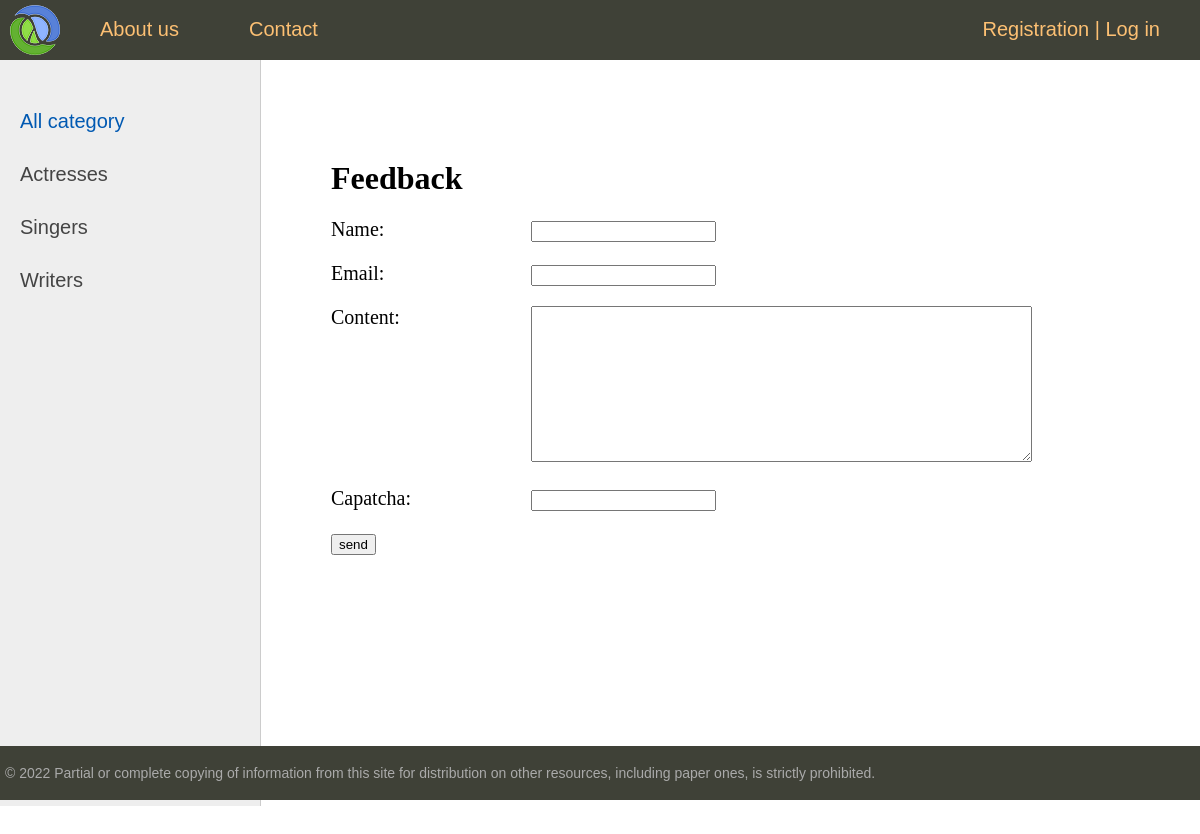
Page /contact/ on the committed database.
### women/models.py (models this page shows, shortened)
class Category(models.Model):
    name = models.CharField(max_length=100, db_index=True, verbose_name='Categories')
    slug = models.SlugField(max_length=255, unique=True, db_index=True, verbose_name='URL')
    def get_absolute_url(self):
        return reverse('category', kwargs={'cat_slug': self.slug})
    class Meta:
        verbose_name = 'Category'
        verbose_name_plural = 'Categories'
        ordering = ['id']

### women/views.py (the view, shortened to what this page needs)
# urls.py: path('contact/', ContactFormView.as_view(), name='contact'),
class ContactFormView(DataMixin, FormView):
    form_class = ContactForm
    template_name = 'women/contact.html'
    success_url = reverse_lazy('home')
    def get_context_data(self, *, object_list=None, **kwargs):
        context = super().get_context_data(**kwargs)
        c_def = self.get_user_context(title='Feedback')
        return dict(list(context.items()) + list(c_def.items()))

### women/forms.py
class ContactForm(forms.Form):
    name = forms.CharField(label='Name', max_length=255)
    email = forms.EmailField(label='Email')
    content = forms.CharField(widget=forms.Textarea(attrs={'cols': 60, 'rows': 10}))
    content = forms.CharField(widget=forms.Textarea(attrs={'cols': 60, 'rows': 10}))
    capatcha = CaptchaField()

### women/utils.py (called while the page is built)
    def get_user_context(self, **kwargs):
        context = kwargs
        cats = cache.get('cats')
        if not cats:
            cats = Category.objects.annotate(Count('women'))
            cache.set('cats', cats, 60)
        user_menu = menu.copy()
        if not self.request.user.is_authenticated:  # check authenti
            user_menu.pop(1)
        context['menu'] = user_menu
        context['cats'] = cats
        if 'cat_selected' not in context:
            context['cat_selected'] = 0
        return context

### women/templates/women/contact.html (shortened to what this page needs)
{% extends 'women/base.html' %}
{% block content %}
<h1>{{title}}</h1>
<form method="post">
{% for f in form %}
    <p><label class="form-label" for="{{ f.id_for_label }}">{{f.label}}: </label>{{ f }}</p>
{% endfor %}
    <button type="submit">send</button>
</form>
{% endblock %}

### women/templates/women/base.html (shortened to what this page needs)
{% load static %}
{% load women_tags %}
<!DOCTYPE html>
<html>
<head>
	<link type="text/css" href="{% static 'women/css/styles.css' %}" rel="stylesheet" />
</head>
<body>
<table class="table-page" border=0 cellpadding="0" cellspacing="0">
<tr><td valign=top>
{% block mainmenu %}
		<div class="header">
			<ul id="mainmenu" class="mainmenu">
			<li class="logo"><a href="{% url 'home' %}"><div class="logo"></div></a></li>
{% for m in menu %}
			<li><a href="{% url m.url_name %}">{{m.title}}</a></li>
{% endfor %}
{% if request.user.is_authenticated %}
		<li class="last">{{user.username}} | <a href="{% url 'logout' %}">Log out</a>
{% else %}
		<li class="last"><a href="{% url 'register' %}">Registration</a> | <a href="{% url 'login' %}">Log in</a></li>
{% endif %}
</ul>
		</div>
{% endblock mainmenu %}
<table class="table-content" border=0 cellpadding="0" cellspacing="0">
<tr>
	<td valign="top" class="left-chapters">
	<ul id="leftchapters">
{% if cat_selected == 0 %}
		<li class="selected">All category</li>
{% else %}
		<li><a href="{% url 'home' %}">All category</a></li>
{% endif %}
{% for c in cats %}
{% if c.women__count > 0 %}
	{% if c.pk == cat_selected %}
		<li class="selected">{{c.name}}</li>
	{% else %}
		<li><a href="{{ c.get_absolute_url }}">{{c.name}}</a></li>
	{% endif %}
{% endif %}
{% endfor %}
	</ul>
</td>
<td valign="top" class="content">
	<div class="content-text">
{% block content %}
{% endblock %}
	</div>
</td></tr></table>
</td></tr>
<tr><td valign=top>
	<div id="footer">
		<p>&copy; 2022 Partial or complete copying of information from this site for distribution on other resources, including paper ones, is strictly prohibited.</p>
	</div>
</td></tr></table>
</body>
</html>

### women/static/women/css/styles.css (style rules this page uses)
html, body { font-family: 'Arial'; margin: 0; padding: 0; height: 100%; width: 100%; color: #444; }
a { color: #0059b2; text-decoration: none; }
.table-page { width: 100%; height: 100%; vertical-align: top; }
.table-page tr { height: 100%; }
.header { background: #3F4137; height: 60px; }
.logo { background: url('../images/logo.png') no-repeat 10px 5px; width: 70px; height: 60px; }
ul.mainmenu { list-style: none; margin: 0; padding: 0; height: 60px; color: #fdc073; font-size: 20px; overflow: hidden; }
ul.mainmenu li { float: left; margin: 18px 40px 0 30px; }
ul.mainmenu li.logo { margin: 0; }
ul.mainmenu li.last { float: right; }
ul.mainmenu li a { color: #fdc073; text-decoration: none; }
.table-content { width: 100%; min-height: 100%; height: 100%; }
.left-chapters { margin: 0; background: #eee; border-right: 1px solid #ccc; min-height: 100%; }
.left-chapters ul { width: 230px; min-height: 100%; margin: 0; padding: 20px 10px 10px 20px; list-style: none; font-size: 20px; }
.left-chapters ul li { margin: 30px 0 0 0; color: #999; }
.left-chapters ul li.selected { color: #0059b2; }
.left-chapters ul li a { color: #444; text-decoration: none; }
.content { padding: 40px 20px 20px 40px; width: 100%; box-sizing: border-box; }
.content-text { margin: 60px 0 0 30px; color: #000; font-size: 20px; font-family: Yandex Sans Display Light; }
.content-text h1 { font-size: 32px; }
#footer { box-sizing: border-box; background: #3F4137; padding: 5px; color: #aaa; font-size: 14px; font-family: Verdana, Geneva, Arial, Helvetica; text-align: left; overflow: hidden; }
.form-label { display: inline-block; min-width: 200px; vertical-align: top; }

### rows in the picture
Category: name "Actresses"
Category: name "Singers"
Category: name "Writers"

### other values in the picture
{{ m.title }} "About us" "Contact"
{{ title }} "Feedback"
{{ f.label }} "Name" "Email" "Content" "Capatcha"
